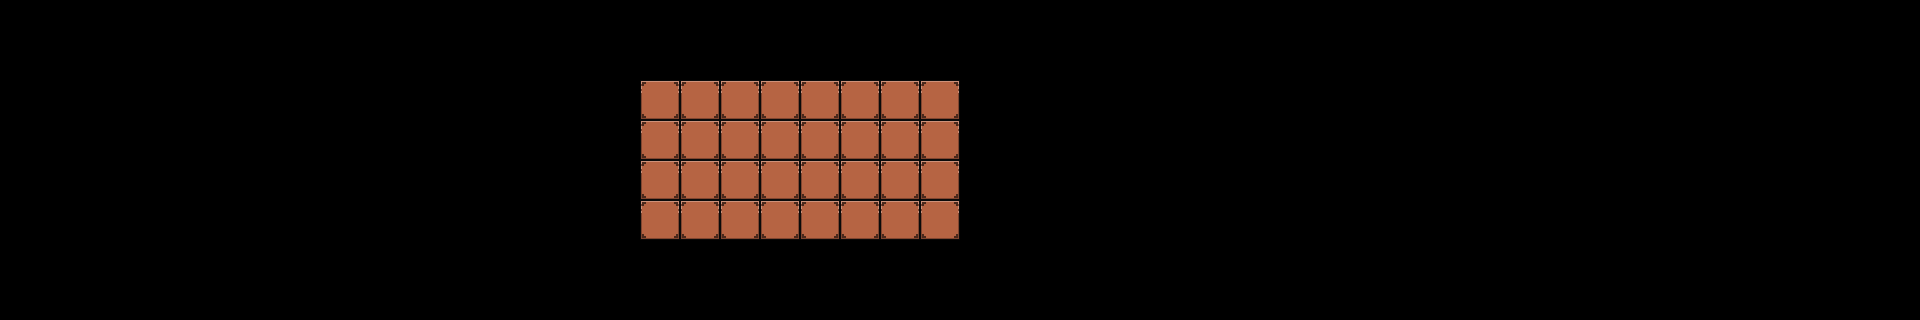

The image is a tile-based game level rendered from a .tmx file. Its description and complete source (layers, tilesets, objects, tile grids) follow:
An orthogonal 48x8 tile map with 40x40 px tiles, 1 tile layer (inventoryLayer).

<map version="1.0" tiledversion="2018.03.04" orientation="orthogonal" renderorder="right-down" width="48" height="8" tilewidth="40" tileheight="40" infinite="0" nextobjectid="1">
 <tileset firstgid="1" name="inventoryCase" tilewidth="40" tileheight="40" tilecount="1" columns="1">
  <image source="../assets/tilemaps/inventoryCase.png" width="40" height="40" />
 </tileset>
 <layer name="inventoryLayer" width="48" height="8">
  <data encoding="csv">
0,0,0,0,0,0,0,0,0,0,0,0,0,0,0,0,0,0,0,0,0,0,0,0,0,0,0,0,0,0,0,0,0,0,0,0,0,0,0,0,0,0,0,0,0,0,0,0,
0,0,0,0,0,0,0,0,0,0,0,0,0,0,0,0,0,0,0,0,0,0,0,0,0,0,0,0,0,0,0,0,0,0,0,0,0,0,0,0,0,0,0,0,0,0,0,0,
0,0,0,0,0,0,0,0,0,0,0,0,0,0,0,0,1,1,1,1,1,1,1,1,0,0,0,0,0,0,0,0,0,0,0,0,0,0,0,0,0,0,0,0,0,0,0,0,
0,0,0,0,0,0,0,0,0,0,0,0,0,0,0,0,1,1,1,1,1,1,1,1,0,0,0,0,0,0,0,0,0,0,0,0,0,0,0,0,0,0,0,0,0,0,0,0,
0,0,0,0,0,0,0,0,0,0,0,0,0,0,0,0,1,1,1,1,1,1,1,1,0,0,0,0,0,0,0,0,0,0,0,0,0,0,0,0,0,0,0,0,0,0,0,0,
0,0,0,0,0,0,0,0,0,0,0,0,0,0,0,0,1,1,1,1,1,1,1,1,0,0,0,0,0,0,0,0,0,0,0,0,0,0,0,0,0,0,0,0,0,0,0,0,
0,0,0,0,0,0,0,0,0,0,0,0,0,0,0,0,0,0,0,0,0,0,0,0,0,0,0,0,0,0,0,0,0,0,0,0,0,0,0,0,0,0,0,0,0,0,0,0,
0,0,0,0,0,0,0,0,0,0,0,0,0,0,0,0,0,0,0,0,0,0,0,0,0,0,0,0,0,0,0,0,0,0,0,0,0,0,0,0,0,0,0,0,0,0,0,0
</data>
 </layer>
</map>